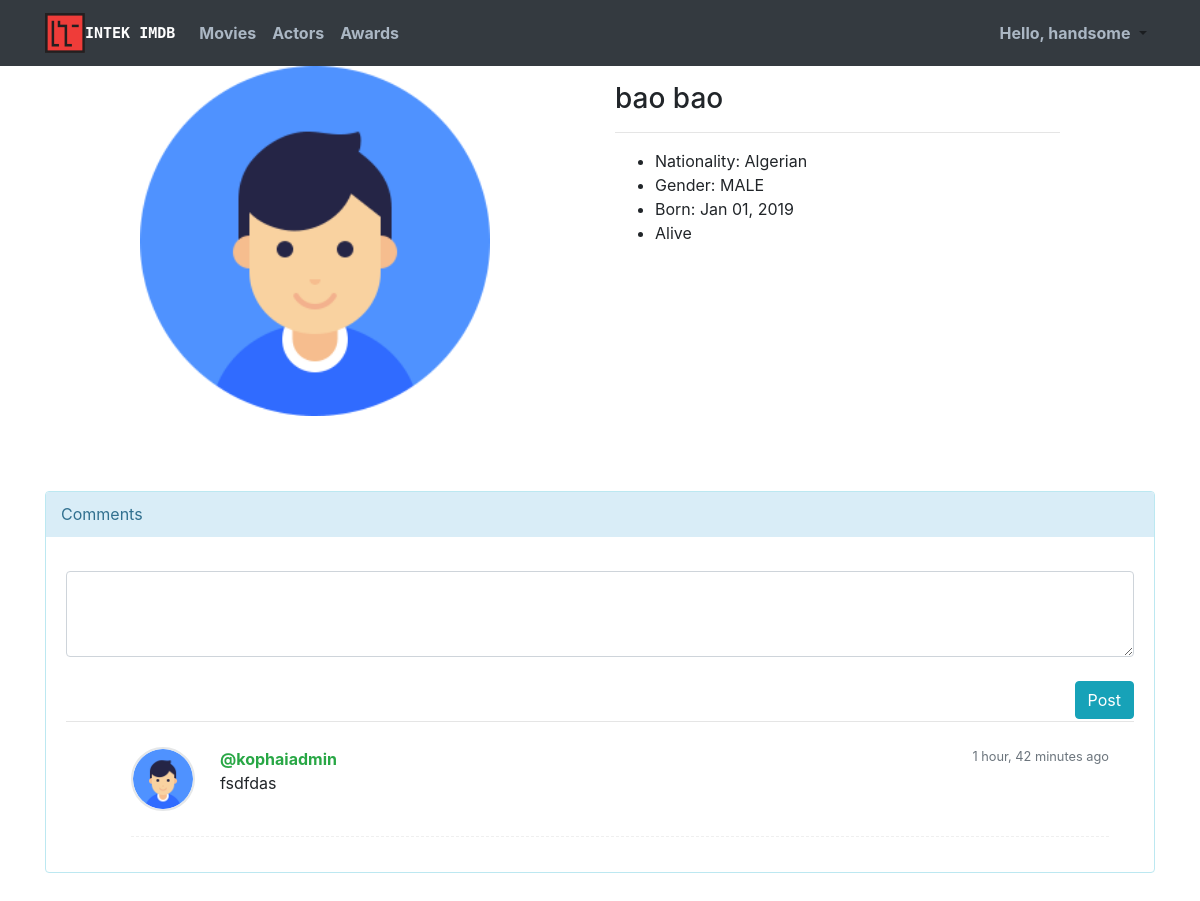
Screenshot of /accounts/actor/1 (signed in) with the database file from the repository.
### imdb_app/models.py (models this page shows, shortened)
class Actor(models.Model):
    MALE = 'MALE'
    FEMALE = 'FEMALE'
    OTHER = 'OTHER'
    sex_choices = [
        (MALE , MALE.capitalize()),
        (FEMALE, FEMALE.capitalize()),
        (OTHER, OTHER.capitalize()),
    ]
    nationalities_choices = (('Afghan', 'Afghan'), ('Albanian', 'Albanian'), ('Algerian', 'Algerian'), ('American', 'American'), ('Andorran', 'Andorran'), ('Angolan', 'Angolan'), ('Antiguans', 'Antiguans'), ('Argentinean', 'Argentinean'), ('Armenian', 'Armenian'), ('Australian', 'Australian'), ('Austrian', 'Austrian'), ('Azerbaijani', 'Azerbaijani'), ('Bahamian', 'Bahamian'), ('Bahraini', 'Bahraini'), ('Bangladeshi', 'Bangladeshi'), ('Barbadian', 'Barbadian'), ('Barbudans', 'Barbudans'), ('Batswana', 'Batswana'), ('Belarusian', 'Belarusian'), ('Belgian', 'Belgian'), ('Belizean', 'Belizean'), ('Beninese', 'Beninese'), ('Bhutanese', 'Bhutanese'), ('Bolivian', 'Bolivian'), ('Bosnian', 'Bosnian'), ('Brazilian', 'Brazilian'), ('British', 'British'), ('Bruneian', 'Bruneian'), ('Bulgarian', 'Bulgarian'), ('Burkinabe', 'Burkinabe'), ('Burmese', 'Burmese'), ('Burundian', 'Burundian'), ('Cambodian', 'Cambodian'), ('Cameroonian', 'Cameroonian'), ('Canadian', 'Canadian'), ('Cape Verdean', 'Cape Verdean'), ('Central African', 'Central African'), ('Chadian', 'Chadian'), ('Chilean', 'Chilean'), ('Chinese', 'Chinese'), ('Colombian', 'Colombian'), ('Comoran', 'Comoran'), ('Congolese', 'Congolese'), ('Costa Rican', 'Costa Rican'), ('Croatian', 'Croatian'), ('Cuban', 'Cuban'), ('Cypriot', 'Cypriot'), ('Czech', 'Czech'), ('Danish', 'Danish'), ('Djibouti', 'Djibouti'), ('Dominican', 'Dominican'), ('Dutch', 'Dutch'), ('Dutchman', 'Dutchman'), ('Dutchwoman', 'Dutchwoman'), ('East Timorese', 'East Timorese'), ('Ecuadorean', 'Ecuadorean'), ('Egyptian', 'Egyptian'), ('Emirian', 'Emirian'), ('Equatorial Guinean', 'Equatorial Guinean'), ('Eritrean', 'Eritrean'), ('Estonian', 'Estonian'), ('Ethiopian', 'Ethiopian'), ('Fijian', 'Fijian'), ('Filipino', 'Filipino'), ('Finnish', 'Finnish'), ('French', 'French'), ('Gabonese', 'Gabonese'), ('Gambian', 'Gambian'), ('Georgian', 'Georgian'), ('German', 'German'), ('Ghanaian', 'Ghanaian'), ('Greek', 'Greek'), ('Grenadian', 'Grenadian'), ('Guatemalan', 'Guatemalan'), ('Guinea-Bissauan', 'Guinea-Bissauan'), ('Guinean', 'Guinean'), ('Guyanese', 'Guyanese'), ('Haitian', 'Haitian'), ('Herzegovinian', 'Herzegovinian'), ('Honduran', 'Honduran'), ('Hungarian', 'Hungarian'), ('I-Kiribati', 'I-Kiribati'), ('Icelander', 'Icelander'), ('Indian', 'Indian'), ('Indonesian', 'Indonesian'), ('Iranian', 'Iranian'), ('Iraqi', 'Iraqi'), ('Irish', 'Irish'), ('Israeli', 'Israeli'), ('Italian', 'Italian'), ('Ivorian', 'Ivorian'), ('Jamaican', 'Jamaican'), ('Japanese', 'Japanese'), ('Jordanian', 'Jordanian'), ('Kazakhstani', 'Kazakhstani'), ('Kenyan', 'Kenyan'), ('Kittian and Nevisian', 'Kittian and Nevisian'), ('Kuwaiti', 'Kuwaiti'), ('Kyrgyz', 'Kyrgyz'), ('Laotian', 'Laotian'), ('Latvian', 'Latvian'), ('Lebanese', 'Lebanese'), ('Liberian', 'Liberian'), ('Libyan', 'Libyan'), ('Liechtensteiner', 'Liechtensteiner'), ('Lithuanian', 'Lithuanian'), ('Luxembourger', 'Luxembourger'), ('Macedonian', 'Macedonian'), ('Malagasy', 'Malagasy'), ('Malawian', 'Malawian'), ('Malaysian', 'Malaysian'), ('Maldivan', 'Maldivan'), ('Malian', 'Malian'), ('Maltese', 'Maltese'), ('Marshallese', 'Marshallese'), ('Mauritanian', 'Mauritanian'), ('Mauritian', 'Mauritian'), ('Mexican', 'Mexican'), ('Micronesian', 'Micronesian'), ('Moldovan', 'Moldovan'), ('Monacan', 'Monacan'), ('Mongolian', 'Mongolian'), ('Moroccan', 'Moroccan'), ('Mosotho', 'Mosotho'), ('Motswana', 'Motswana'), ('Mozambican', 'Mozambican'), ('Namibian', 'Namibian'), ('Nauruan', 'Nauruan'), ('Nepalese', 'Nepalese'), ('Netherlander', 'Netherlander'), ('New Zealander', 'New Zealander'), ('Ni-Vanuatu', 'Ni-Vanuatu'), ('Nicaraguan', 'Nicaraguan'), ('Nigerian', 'Nigerian'), ('Nigerien', 'Nigerien'), ('North Korean', 'North Korean'), ('Northern Irish', 'Northern Irish'), ('Norwegian', 'Norwegian'), ('Omani', 'Omani'), ('Pakistani', 'Pakistani'), ('Palauan', 'Palauan'), ('Panamanian', 'Panamanian'), ('Papua New Guinean', 'Papua New Guinean'), ('Paraguayan', 'Paraguayan'), ('Peruvian', 'Peruvian'), ('Polish', 'Polish'), ('Portuguese', 'Portuguese'), ('Qatari', 'Qatari'), ('Romanian', 'Romanian'), ('Russian', 'Russian'), ('Rwandan', 'Rwandan'), ('Saint Lucian', 'Saint Lucian'), ('Salvadoran', 'Salvadoran'), ('Samoan', 'Samoan'), ('San Marinese', 'San Marinese'), ('Sao Tomean', 'Sao Tomean'), ('Saudi', 'Saudi'), ('Scottish', 'Scottish'), ('Senegalese', 'Senegalese'), ('Serbian', 'Serbian'), ('Seychellois', 'Seychellois'), ('Sierra Leonean', 'Sierra Leonean'), ('Singaporean', 'Singaporean'), ('Slovakian', 'Slovakian'), ('Slovenian', 'Slovenian'), ('Solomon Islander', 'Solomon Islander'), ('Somali', 'Somali'), ('South African', 'South African'), ('South Korean', 'South Korean'), ('Spanish', 'Spanish'), ('Sri Lankan', 'Sri Lankan'), ('Sudanese', 'Sudanese'), ('Surinamer', 'Surinamer'), ('Swazi', 'Swazi'), ('Swedish', 'Swedish'), ('Swiss', 'Swiss'), ('Syrian', 'Syrian'), ('Taiwanese', 'Taiwanese'), ('Tajik', 'Tajik'), ('Tanzanian', 'Tanzanian'), ('Thai', 'Thai'), ('Togolese', 'Togolese'), ('Tongan', 'Tongan'), ('Trinidadian or Tobagonian', 'Trinidadian or Tobagonian'), ('Tunisian', 'Tunisian'), ('Turkish', 'Turkish'), ('Tuvaluan', 'Tuvaluan'), ('Ugandan', 'Ugandan'), ('Ukrainian', 'Ukrainian'), ('Uruguayan', 'Uruguayan'), ('Uzbekistani', 'Uzbekistani'), ('Venezuelan', 'Venezuelan'), ('Vietnamese', 'Vietnamese'), ('Welsh', 'Welsh'), ('Yemenite', 'Yemenite'), ('Zambian', 'Zambian'), ('Zimbabwean', 'Zimbabwean'))
    author = models.ForeignKey(User, on_delete=models.CASCADE)
    first_name = models.CharField(max_length=200, blank=False)
    last_name = models.CharField(max_length=200, blank=False)
    birthdate = models.DateField(blank=False)
    sex = models.CharField(max_length=6, blank=False, choices=sex_choices)
    nationality = models.CharField(
        max_length=50,
        choices=nationalities_choices,
        blank=False
    )
    image = models.ImageField(upload_to='media/actors/', blank=True)
    is_alive = models.BooleanField(default=True)
    comments = GenericRelation(Comment)
    class Meta:
        ordering = ["first_name"]
    def get_name(self):
        return self.first_name + ' ' + self.last_name

class Comment(models.Model):
    author = models.ForeignKey(User, on_delete=models.CASCADE)
    comment_text = models.TextField()
    create = models.DateTimeField(auto_now_add=True)
    update = models.DateTimeField(auto_now=True)
    content_type = models.ForeignKey(ContentType, on_delete=models.CASCADE)
    object_id = models.PositiveIntegerField()
    content_object = GenericForeignKey('content_type', 'object_id')
    class Meta:
        ordering = ['-create']

class User(AbstractUser):
    avatar = models.ImageField(upload_to='media/avatars/', blank=True)

### imdb_app/views.py (the view)
# urls.py: path('actor/<int:pk>', login_required(views.ActorDetailView.as_view()), name='actor_detail'),
class ActorDetailView(generic.DetailView):
    model = Actor
    def get_context_data(self, **kwargs):
        actor = Actor.objects.get(pk=self.kwargs['pk'])
        kwargs['comments'] = actor.comments.all()
        kwargs['form'] = PostCommentForm()
        return super(ActorDetailView, self).get_context_data(**kwargs)

### imdb_app/forms.py
class PostCommentForm(forms.ModelForm):
    class Meta:
        model = Comment
        fields = ('comment_text',)

### templates/imdb_app/actor_detail.html (shortened to what this page needs)
{% extends 'base.html' %}
{% block content %}
<div class="object-detail">
  <div class="object-information">
    <div class="row">
    <div class="col-md-6">
      <img class="img-fluid" src="{{ actor.image.url }}" onerror="this.src='/static/anonymous.jpg'" style="width: auto; height:350px; margin: 0 auto; display: block;">
    </div>
    <div class="col-md-5" style="">
      <h3 class="my-3">{{ actor.get_name }}</h3>
      <hr>
      <ul>
        <li>Nationality: {{ actor.nationality }}</li>
        <li>Gender: {{ actor.sex }}</li>
        <li>Born: {{ actor.birthdate|date:"M d, Y" }}</li>
        {% if actor.is_alive %}
          <li>Alive</li>
        {% endif %}
      </ul>
    </div>
  </div>
  </div>
</div>
<div class="row bootstrap snippets">
    <div class="col-lg">
        <div class="comment-wrapper">
            <div class="panel panel-info">
                <div class="panel-heading">
                    Comments
                </div>
                <div class="panel-body">
                  <form class="comment_form" method="post" action="{% url 'imdb_app:comment_create' actor.id %}">{% csrf_token %}
                    <textarea name="comment_text" class="form-control" rows="3" id="id_comment_text" required cols="40"></textarea>
                    <br>
                    <button type="submit" class="post-button btn btn-info" >Post</button>
                  </form>
                    <br>
                    <hr>
                    <ul class="media-list">
                      {% for comment in comments %}
                        <li class="media">
                            <a href="#" class="pull-left">
                              {% if  comment.author.is_superuser %}
                                <img src="/static/anonymous.jpg" class="img-circle">
                              {% else %}
                                <img src="{{ comment.author.avatar.url }}" class="img-circle">
                              {% endif %}
                            </a>
                            <div class="media-body">
                              <strong class="text-success">@{{ comment.author.username }}</strong>
                                <span class="text-muted">
                                  <small class="text-muted">{{ comment.update|timesince }} ago</small>
                                </span>
                                <div id="comment-text{{ comment.id }}">
                                  <p>
                                    {{ comment.comment_text }}
                                  </p>
                                </div>
                            </div>
                        </li>
                        {% endfor %}
                      </ul>
                      </div>
                    </div>
                  </div>
                </div>
              </div>
{% endblock %}

### media/style.css (style rules this page uses)
body { background-attachment: fixed; background-size: cover; }
.comment-wrapper { border-radius: 4px; margin: 75px 0; border: 1px solid #bce8f1; }
.comment-wrapper .panel .panel-heading { color: #31708f; background-color: #d9edf7; border-color: #bce8f1; padding: 10px 15px; border-bottom: 1px solid transparent; border-top-left-radius: 3px; border-top-right-radius: 3px; }
.comment-wrapper .panel-body { padding: 10px 20px; }
.comment-wrapper .media-list .media img { width: 64px; height: 64px; border: 2px solid #e5e7e8; border-radius: 50%; margin: 0 25px 25px 0; }
.comment-wrapper .media-list .media { border-bottom: 1px dashed #efefef; margin: 25px; }
.comment-wrapper .post-button, .comment-wrapper .text-muted { float:right; }

### rows the page displays
Actor: image (placeholder picture), get_name "bao bao", nationality "Algerian", sex "MALE", birthdate "Jan 01, 2019"
Comment: author.avatar (placeholder picture), author.username "kophaiadmin", update "1 hour, 42 minutes", comment_text "fsdfdas"
